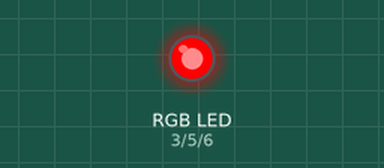
Recording of a sketch running on a simulated Arduino Uno, built with avr-gcc and run on an emulated ATmega328P. On the bench: an RGB LED mixed from three pins (HIGH = lit).

Above: at 0.05 s.
At 0.75 s:
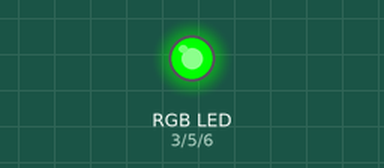
At 1.45 s:
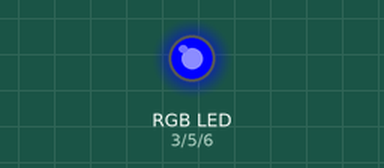
At 1.8 s:
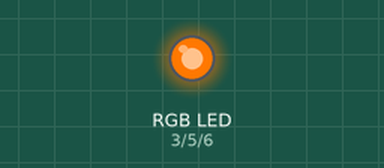
At 2.2 s:
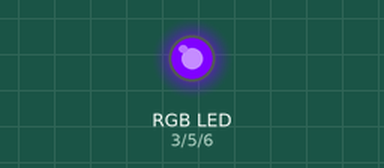
At 2.95 s:
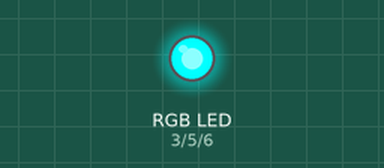
Timing chart, 0 to 6.9 s (numbered marks = the images above):
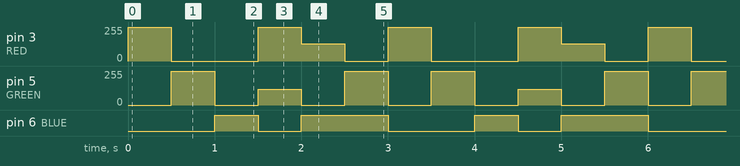

The sketch:

RgbLED.ino
```cpp
#define RED 3
#define GREEN 5
#define BLUE 6

const int colors[][3] = {
  {255, 0, 0},     // red
  {0, 255, 0},     // green
  {0, 0, 255},     // blue
  {255, 120, 0},   // orange
  {128, 0, 255},   // purple
  {0, 255, 255}    // cyan
};
const int numColors = sizeof(colors) / sizeof(colors[0]);
int currentColor = 0;

void setColor(int r, int g, int b) {
  analogWrite(RED, r);
  analogWrite(GREEN, g);
  analogWrite(BLUE, b);
}

void setup() {
  pinMode(RED, OUTPUT);
  pinMode(GREEN, OUTPUT);
  pinMode(BLUE, OUTPUT);
  setColor(200, 0, 0);
}


void loop() {
  setColor(colors[currentColor][0],
           colors[currentColor][1],
           colors[currentColor][2]);

  currentColor = (currentColor + 1) % numColors;
  delay(500);

}
```

Measured:
- by itself, pin 3 (RED): repeats every 3.0 s: 0/255 1.0 s, 255/255 0.50 s, 128/255 0.50 s, 0/255 0.50 s, 255/255 0.50 s
- by itself, pin 5 (GREEN): repeats every 3.0 s: 0/255 0.50 s, 120/255 0.50 s, 2 × (0/255 0.50 s, 255/255 0.50 s)
- by itself, pin 6 (BLUE): repeats every 3.0 s: LOW 0.50 s, HIGH 1.0 s, LOW 1.0 s, HIGH 0.50 s
